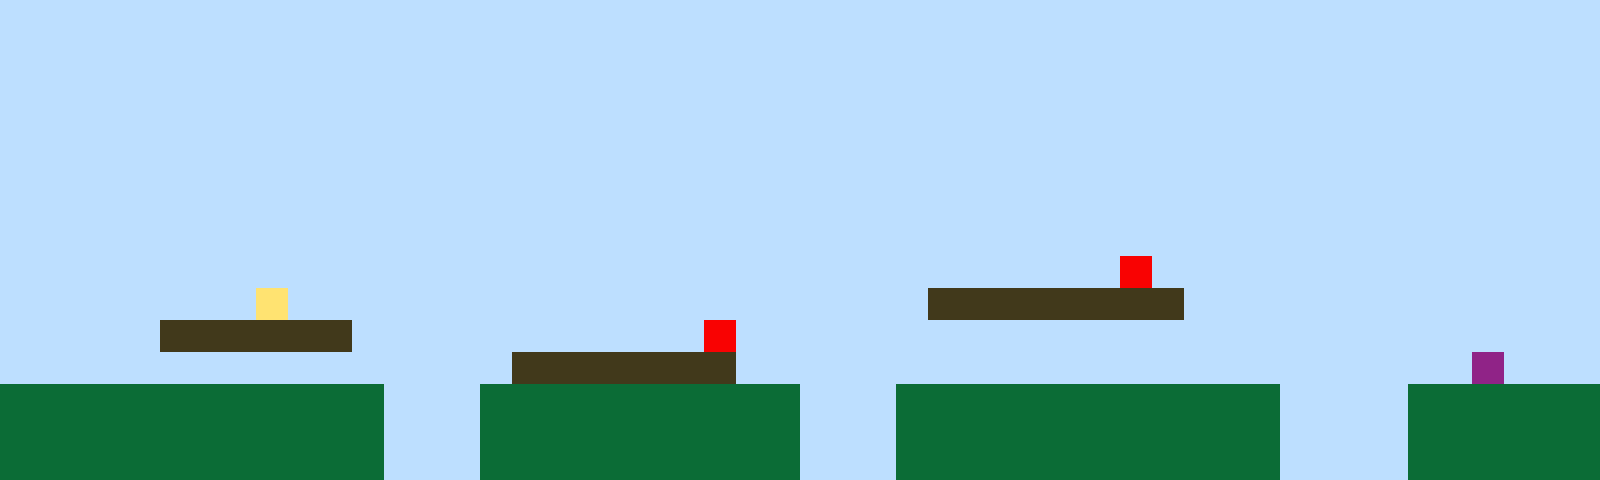

Below is a game level as drawn by its tile map, then a one-line description and the .tmx file that defines it, in full:
An orthogonal 50x15 tile map with 32x32 px tiles, 1 tile layer (Tile Layer 1).

<map version="1.10" tiledversion="1.11.2" orientation="orthogonal" renderorder="right-up" width="50" height="15" tilewidth="32" tileheight="32" infinite="0" nextlayerid="2" nextobjectid="1"><editorsettings><export target="map1.csv" format="csv" /></editorsettings><tileset firstgid="1" name="sprites" tilewidth="32" tileheight="32" tilecount="6" columns="3"><image source="sprites.png" width="96" height="64" /></tileset><layer id="1" name="Tile Layer 1" width="50" height="15"><data encoding="csv">1,1,1,1,1,1,1,1,1,1,1,1,1,1,1,1,1,1,1,1,1,1,1,1,1,1,1,1,1,1,1,1,1,1,1,1,1,1,1,1,1,1,1,1,1,1,1,1,1,1,1,1,1,1,1,1,1,1,1,1,1,1,1,1,1,1,1,1,1,1,1,1,1,1,1,1,1,1,1,1,1,1,1,1,1,1,1,1,1,1,1,1,1,1,1,1,1,1,1,1,1,1,1,1,1,1,1,1,1,1,1,1,1,1,1,1,1,1,1,1,1,1,1,1,1,1,1,1,1,1,1,1,1,1,1,1,1,1,1,1,1,1,1,1,1,1,1,1,1,1,1,1,1,1,1,1,1,1,1,1,1,1,1,1,1,1,1,1,1,1,1,1,1,1,1,1,1,1,1,1,1,1,1,1,1,1,1,1,1,1,1,1,1,1,1,1,1,1,1,1,1,1,1,1,1,1,1,1,1,1,1,1,1,1,1,1,1,1,1,1,1,1,1,1,1,1,1,1,1,1,1,1,1,1,1,1,1,1,1,1,1,1,1,1,1,1,1,1,1,1,1,1,1,1,1,1,1,1,1,1,1,1,1,1,1,1,1,1,1,1,1,1,1,1,1,1,1,1,1,1,1,1,1,1,1,1,1,1,1,1,1,1,1,1,1,1,1,1,1,1,1,1,1,1,1,1,1,1,1,1,1,1,1,1,1,1,1,1,1,1,1,1,1,1,1,1,1,1,1,1,1,1,1,1,1,1,1,1,1,1,1,1,1,1,1,1,1,1,1,1,1,1,1,1,1,1,1,1,1,1,1,1,1,1,1,1,1,1,1,1,1,1,1,1,1,1,1,1,1,1,1,1,1,1,1,1,1,1,1,1,1,1,1,1,1,1,1,1,1,1,1,1,1,1,1,1,1,1,1,1,1,1,1,1,1,1,1,1,1,1,1,1,1,1,1,1,1,1,1,1,1,1,1,1,1,5,1,1,1,1,1,1,1,1,1,1,1,1,1,1,1,1,1,1,1,1,1,1,4,1,1,1,1,1,1,1,1,1,1,1,1,1,1,1,1,1,1,1,1,3,3,3,3,3,3,3,3,1,1,1,1,1,1,1,1,1,1,1,1,1,1,1,1,1,1,3,3,3,3,3,3,1,1,1,1,1,1,1,1,1,1,1,5,1,1,1,1,1,1,1,1,1,1,1,1,1,1,1,1,1,1,1,1,1,1,1,1,1,1,1,1,1,1,1,1,1,1,1,1,1,1,1,1,1,1,1,3,3,3,3,3,3,3,1,1,1,1,1,1,1,1,1,1,1,1,1,1,1,1,1,1,1,1,1,1,1,6,1,1,1,2,2,2,2,2,2,2,2,2,2,2,2,1,1,1,2,2,2,2,2,2,2,2,2,2,1,1,1,2,2,2,2,2,2,2,2,2,2,2,2,1,1,1,1,2,2,2,2,2,2,2,2,2,2,2,2,2,2,2,2,2,2,1,1,1,2,2,2,2,2,2,2,2,2,2,1,1,1,2,2,2,2,2,2,2,2,2,2,2,2,1,1,1,1,2,2,2,2,2,2,2,2,2,2,2,2,2,2,2,2,2,2,1,1,1,2,2,2,2,2,2,2,2,2,2,1,1,1,2,2,2,2,2,2,2,2,2,2,2,2,1,1,1,1,2,2,2,2,2,2</data></layer></map>
